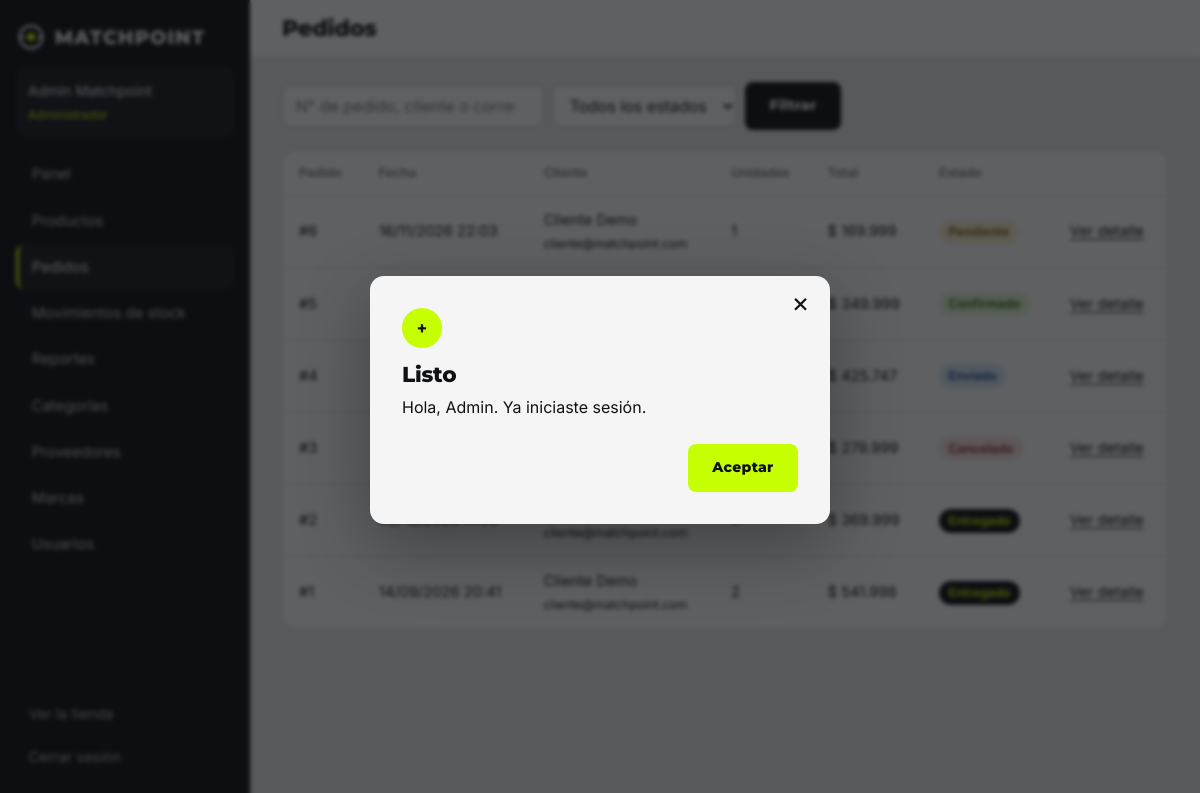
The app's page /admin/index.php?p=pedidos (signed in) with its own data.
### tables this page shows
CREATE TABLE usuarios (
  id        INT UNSIGNED NOT NULL AUTO_INCREMENT,
  nombre    VARCHAR(60)  NOT NULL,
  apellido  VARCHAR(60)  NOT NULL,
  email     VARCHAR(120) NOT NULL,
  password  VARCHAR(255) NOT NULL,                  
  telefono  VARCHAR(30)  NULL,
  rol       ENUM('cliente','operador','admin') NOT NULL DEFAULT 'cliente',
  activo    TINYINT(1)   NOT NULL DEFAULT 1,
  creado_en DATETIME     NOT NULL DEFAULT CURRENT_TIMESTAMP,
  PRIMARY KEY (id),
  UNIQUE KEY uq_usuarios_email (email),
  KEY idx_usuarios_rol (rol)
);

CREATE TABLE pedidos (
  id            INT UNSIGNED NOT NULL AUTO_INCREMENT,
  id_usuario    INT UNSIGNED NOT NULL,
  estado        ENUM('pendiente','confirmado','enviado','entregado','cancelado') NOT NULL DEFAULT 'pendiente',
  total         DECIMAL(12,2) NOT NULL,
  nombre_envio  VARCHAR(120) NOT NULL,
  telefono      VARCHAR(30)  NOT NULL,
  direccion     VARCHAR(160) NOT NULL,
  ciudad        VARCHAR(80)  NOT NULL,
  provincia     VARCHAR(80)  NOT NULL,
  codigo_postal VARCHAR(12)  NOT NULL,
  metodo_pago   VARCHAR(40)  NOT NULL DEFAULT 'Compra de demostración',
  creado_en     DATETIME     NOT NULL DEFAULT CURRENT_TIMESTAMP,
  PRIMARY KEY (id),
  KEY idx_pedidos_usuario (id_usuario),
  KEY idx_pedidos_estado_fecha (estado, creado_en),
  CONSTRAINT fk_pedidos_usuario FOREIGN KEY (id_usuario) REFERENCES usuarios(id)
);

### models/Pedido.php (called while the page is built, shortened)
<?php
class Pedido
{
    public static function listar(string $estado, string $q, int $pagina, int $por): array
    {
        $where = [];
        $par = [];
        $cond = $where ? ' WHERE ' . implode(' AND ', $where) : '';
        $total = (int) Database::valor('SELECT COUNT(*) FROM pedidos p JOIN usuarios u ON u.id = p.id_usuario' . $cond, $par);
        $limite = (int) $por;
        $offset = (int) (max(1, $pagina) - 1) * $limite;
        $items = Database::filas(
            'SELECT p.id, p.estado, p.total, p.creado_en, u.nombre, u.apellido, u.email,
                    (SELECT COALESCE(SUM(cantidad), 0) FROM detalle_pedidos WHERE id_pedido = p.id) AS unidades
             FROM pedidos p JOIN usuarios u ON u.id = p.id_usuario' . $cond
            . " ORDER BY p.creado_en DESC, p.id DESC LIMIT $limite OFFSET $offset",
            $par
        );
        return ['items' => $items, 'total' => $total];
    }
}

### core/Database.php (called while the page is built, shortened)
<?php
class Database
{
    private static $pdo = null;
    public static function pdo(): PDO
    {
        if (self::$pdo === null) {
            $dsn = 'mysql:host=' . DB_HOST . ';dbname=' . DB_NAME . ';charset=' . DB_CHARSET;
            try {
                self::$pdo = new PDO($dsn, DB_USER, DB_PASS, [
                    PDO::ATTR_ERRMODE            => PDO::ERRMODE_EXCEPTION,
                    PDO::ATTR_DEFAULT_FETCH_MODE => PDO::FETCH_ASSOC,
                    PDO::ATTR_EMULATE_PREPARES   => false,
                ]);
            } catch (PDOException $e) {
                http_response_code(500);
                error_log('Conexión fallida: ' . $e->getMessage());
                exit('No se pudo conectar con la base de datos. Revisá config/config.php.');
            }
        }
        return self::$pdo;
    }
    public static function consulta(string $sql, array $params = []): PDOStatement
    {
        $st = self::pdo()->prepare($sql);
        $st->execute($params);
        return $st;
    }
    public static function filas(string $sql, array $params = []): array
    {
        return self::consulta($sql, $params)->fetchAll();
    }
    public static function fila(string $sql, array $params = [])
    {
        $r = self::consulta($sql, $params)->fetch();
        return $r === false ? null : $r;
    }
}

### core/Auth.php (called while the page is built, shortened)
<?php
class Auth
{
    public static function usuario()
    {
        return isset($_SESSION['user']) ? $_SESSION['user'] : null;
    }
    public static function logueado(): bool
    {
        return isset($_SESSION['user']['id']);
    }
    public static function id(): int
    {
        return self::logueado() ? (int) $_SESSION['user']['id'] : 0;
    }
    public static function refrescar(): void
    {
        $u = Usuario::porId(self::id());
    }
}

### models/Usuario.php (called while the page is built, shortened)
<?php
class Usuario
{
    public static function porId(int $id)
    {
        return Database::fila('SELECT * FROM usuarios WHERE id = :id', ['id' => $id]);
    }
}

### core/bootstrap.php (called while the page is built, shortened)
<?php
require_once __DIR__ . '/helpers.php';
Auth::refrescar();

### views/admin/pedidos_lista.php (the view, shortened to what this page needs)
<div class="admin__acciones">
    <form class="filtros-barra" method="get" action="<?= e(BASE_URL . '/admin/index.php') ?>">
        <input type="search" id="q" name="q" value="<?= e($q) ?>" placeholder="N° de pedido, cliente o correo" maxlength="60">
        <select id="estado" name="estado">
            <option value="">Todos los estados</option>
        </select>
        <button class="btn btn--oscuro" type="submit">Filtrar</button>
    </form>
</div>
<div class="caja caja--tabla">
<?php if (!$items): ?><p class="vacio-texto">No hay pedidos con esos filtros.</p><?php else: ?>
    <div class="tabla-scroll"><table class="tabla">
        <thead><tr><th>Pedido</th><th>Fecha</th><th>Cliente</th><th>Unidades</th><th>Total</th><th>Estado</th><th><span class="solo-lector">Acciones</span></th></tr></thead>
        <tbody>
        <?php foreach ($items as $p): ?>
            <tr>
                <td>#<?= (int) $p['id'] ?></td>
                <td><?= e(date('d/m/Y H:i', strtotime($p['creado_en']))) ?></td>
                <td><?= e($p['nombre'] . ' ' . $p['apellido']) ?><br><small><?= e($p['email']) ?></small></td>
                <td><?= (int) $p['unidades'] ?></td>
                <td><?= e(dinero($p['total'])) ?></td>
                <td><span class="estado estado--<?= e($p['estado']) ?>"><?= e(Pedido::ESTADOS[$p['estado']]) ?></span></td>
                <td><a href="<?= e(aurl('pedidos', ['a' => 'ver', 'id' => $p['id']])) ?>">Ver detalle</a></td>
            </tr>
        <?php endforeach; ?>
        </tbody>
    </table></div>
<?php endif; ?>
</div>

### views/layout/admin.php (shortened to what this page needs)
<?php
$menu = [
    ['dashboard', 'Panel', false], ['productos', 'Productos', false], ['pedidos', 'Pedidos', false],
    ['movimientos', 'Movimientos de stock', false], ['reportes', 'Reportes', false],
    ['categorias', 'Categorías', false], ['proveedores', 'Proveedores', false], ['marcas', 'Marcas', false],
    ['usuarios', 'Usuarios', true],
];
$u = Auth::usuario();
?><!DOCTYPE html>
<html lang="es">
<head>
<link rel="stylesheet" href="<?= e(asset('css/style.css') . '?v=' . filemtime(PUBLIC_PATH . '/css/style.css')) ?>">
<link rel="stylesheet" href="<?= e(asset('css/admin.css') . '?v=' . filemtime(PUBLIC_PATH . '/css/admin.css')) ?>">
</head>
<body class="admin" data-base="<?= e(BASE_URL) ?>">
<div class="admin__marco">
    <aside class="admin__lateral" id="lateral">
        <a class="logo" href="<?= e(aurl('dashboard')) ?>"><?= logo_svg() ?><span class="logo__texto">MATCHPOINT</span></a>
        <p class="admin__rol"><?= e($u['nombre'] . ' ' . $u['apellido']) ?><br><small><?= e(Usuario::ROLES[$u['rol']]) ?></small></p>
        <nav aria-label="Panel">
            <ul>
                <?php foreach ($menu as $m): if ($m[2] && !Auth::esAdmin()) continue; ?>
                    <li><a href="<?= e(aurl($m[0])) ?>"<?= $seccion === $m[0] ? ' aria-current="page"' : '' ?>><?= e($m[1]) ?></a></li>
                <?php endforeach; ?>
            </ul>
        </nav>
        <div class="admin__pie">
            <a href="<?= e(url('inicio')) ?>">Ver la tienda</a>
            <form method="post" action="<?= e(url('logout')) ?>"><?= csrf_campo() ?><button type="submit">Cerrar sesión</button></form>
        </div>
    </aside>
    <div class="admin__principal">
        <header class="admin__barra">
            <h1><?= e($titulo) ?></h1>
        </header>
        <?php require ROOT_PATH . '/views/partials/modal.php'; ?>
        <main id="contenido" class="admin__contenido"><?= $contenido ?></main>
    </div>
</div>
</body>
</html>

### public/css/style.css (style rules this page uses)
:root { --negro: #101114; --gris-oscuro: #1B1D22; --blanco: #F5F5F5; --verde: #C6FF00; --gris: #777C85; --linea-oscura: #2B2E35; --linea: #DCDEE2; --fondo-img: #ECEDEF; --error: #D93B3B; --aviso: #B7791F; --radio: 8px; --radio-grande: 14px; --sombra: 0 2px 10px rgba(16, 17, 20, .08); --alto-cabecera: 98px; --fuente-titulo: "Montserrat", "Arial Black", "Segoe UI", system-ui, sans-serif; --fuente-texto: "Inter", "Segoe UI", system-ui, -apple-system, Roboto, Arial, sans-serif; --fondo: #F5F5F5; --fondo-alt: #FFFFFF; --superficie: #FFFFFF; --texto: #101114; --texto-suave: #4C5059; --linea-fuerte: #C5C8CE; --campo-fondo: #FFFFFF; --campo-borde: #C3C6CC; --btn-bg: #101114; --btn-fg: #F5F5F5; --btn-bg-hover: #1B1D22; --sel-bg: #101114; --sel-fg: #F5F5F5; --foco: #101114; --rayas-a: #F1F2F4; --rayas-b: #E8E9EC; --sombra-foco: rgba(16, 17, 20, .14); color-scheme: light; }
*, *::before, *::after { box-sizing: border-box; }
html { scroll-behavior: smooth; -webkit-text-size-adjust: 100%; }
body { margin: 0; font-family: var(--fuente-texto); font-size: 16px; line-height: 1.55; color: var(--texto); background: var(--fondo); min-height: 100vh; display: flex; flex-direction: column; }
main { flex: 1 0 auto; }
h1, h2, h3 { font-family: var(--fuente-titulo); font-weight: 800; line-height: 1.12; margin: 0 0 .5em; letter-spacing: -.01em; }
h1 { font-size: clamp(1.8rem, 4vw, 2.6rem); }
p { margin: 0 0 1em; }
a { color: inherit; text-underline-offset: 3px; }
ul, ol { margin: 0; padding: 0; list-style: none; }
button, input, select, textarea { font: inherit; color: inherit; }
button { cursor: pointer; }
.btn { display: inline-flex; align-items: center; justify-content: center; gap: .5rem; min-height: 46px; padding: .7rem 1.4rem; border: 2px solid transparent; border-radius: var(--radio); font-family: var(--fuente-titulo); font-weight: 800; font-size: .88rem; letter-spacing: .02em; text-decoration: none; text-align: center; transition: background-color .2s, color .2s, border-color .2s, transform .15s; }
.btn--oscuro { background: var(--btn-bg); color: var(--btn-fg); }
.logo { display: inline-flex; align-items: center; gap: .55rem; text-decoration: none; color: var(--blanco); }
.logo__texto { font-family: var(--fuente-titulo); font-weight: 800; font-size: 1.2rem; letter-spacing: .06em; }
.formulario--caja, .caja { background: var(--superficie); border: 1px solid var(--linea); border-radius: var(--radio-grande); padding: clamp(1.25rem, 3vw, 2rem); }
.tabla-scroll { overflow-x: auto; }
.tabla { width: 100%; border-collapse: collapse; background: var(--superficie); font-size: .92rem; }
.tabla th { text-align: left; padding: .75rem 1rem; font-size: .8rem; color: var(--gris); font-weight: 600; border-bottom: 1px solid var(--linea); white-space: nowrap; }
.tabla td { padding: .8rem 1rem; border-bottom: 1px solid var(--linea); vertical-align: middle; }
.tabla tr:last-child td { border-bottom: 0; }
.estado { display: inline-block; padding: .15rem .6rem; border-radius: 20px; font-size: .78rem; font-weight: 600; background: var(--fondo-img); color: var(--texto); white-space: nowrap; }
.estado--confirmado, .estado--activo, .estado--entrada { background: #e3f6d5; color: #2c5a12; }
.estado--enviado { background: #dde8fb; color: #1d3f86; }
.estado--entregado { background: var(--negro); color: var(--verde); }
.estado--cancelado, .estado--inactivo, .estado--salida { background: #fbe3e3; color: #8f2020; }
.estado--pendiente, .estado--ajuste { background: #fdf0d0; color: #7a5410; }

### records on screen
usuarios: nombre+apellido "Admin Matchpoint", rol "Administrador"
pedidos: id "6", creado_en "16/11/2026 22:03", id_usuario.apellido "Cliente Demo", id_usuario.email "cliente@matchpoint.com", unidades "1", total "$ 169.999", estado "Pendiente"
pedidos: id "5", total "$ 349.999", estado "Confirmado"
pedidos: id "4", total "$ 425.747", estado "Enviado"
pedidos: id "3", estado "Cancelado"
pedidos: id "2", id_usuario.email "cliente@matchpoint.com", estado "Entregado"
pedidos: id "1", creado_en "14/09/2026 20:41", id_usuario.apellido "Cliente Demo", id_usuario.email "cliente@matchpoint.com", unidades "2", total "$ 541.998", estado "Entregado"

### other values on screen
$m[1] "Panel"
$m[1] "Productos"
$m[1] "Pedidos"
$m[1] "Movimientos de stock"
$m[1] "Reportes"
$m[1] "Categorías"
$m[1] "Proveedores"
$m[1] "Marcas"
$m[1] "Usuarios"
$titulo "Pedidos"
